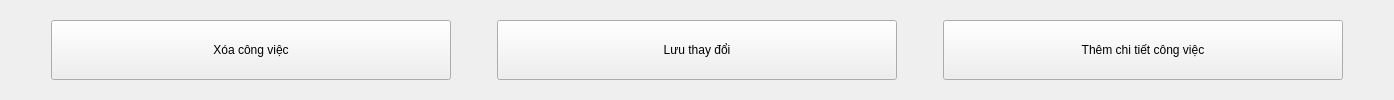
            <widget class="QWidget" name="widget_45" native="true">
             <layout class="QHBoxLayout" name="horizontalLayout_8">
              <item>
               <spacer name="horizontalSpacer_6">
                <property name="orientation">
                 <enum>Qt::Horizontal</enum>
                </property>
                <property name="sizeHint" stdset="0">
                 <size>
                  <width>40</width>
                  <height>20</height>
                 </size>
                </property>
               </spacer>
              </item>
              <item>
               <widget class="QPushButton" name="pushButton">
                <property name="minimumSize">
                 <size>
                  <width>400</width>
                  <height>60</height>
                 </size>
                </property>
                <property name="maximumSize">
                 <size>
                  <width>600</width>
                  <height>60</height>
                 </size>
                </property>
                <property name="text">
                 <string>Xóa công việc</string>
                </property>
                <property name="icon">
                 <iconset resource="resources.qrc">
                  <normaloff>:/icons/icons/delete.svg</normaloff>:/icons/icons/delete.svg</iconset>
                </property>
                <property name="iconSize">
                 <size>
                  <width>40</width>
                  <height>40</height>
                 </size>
                </property>
               </widget>
              </item>
              <item>
               <spacer name="horizontalSpacer_7">
                <property name="orientation">
                 <enum>Qt::Horizontal</enum>
                </property>
                <property name="sizeHint" stdset="0">
                 <size>
                  <width>40</width>
                  <height>20</height>
                 </size>
                </property>
               </spacer>
              </item>
              <item>
               <widget class="QPushButton" name="bt204_2">
                <property name="minimumSize">
                 <size>
                  <width>400</width>
                  <height>60</height>
                 </size>
                </property>
                <property name="maximumSize">
                 <size>
                  <width>600</width>
                  <height>60</height>
                 </size>
                </property>
                <property name="toolTip">
                 <string>Lưu công việc</string>
                </property>
                <property name="text">
                 <string>Lưu thay đổi</string>
                </property>
                <property name="icon">
                 <iconset resource="resources.qrc">
                  <normaloff>:/icons/icons/save.svg</normaloff>:/icons/icons/save.svg</iconset>
                </property>
                <property name="iconSize">
                 <size>
                  <width>40</width>
                  <height>40</height>
                 </size>
                </property>
               </widget>
              </item>
              <item>
               <spacer name="horizontalSpacer_5">
                <property name="orientation">
                 <enum>Qt::Horizontal</enum>
                </property>
                <property name="sizeHint" stdset="0">
                 <size>
                  <width>40</width>
                  <height>20</height>
                 </size>
                </property>
               </spacer>
              </item>
              <item>
               <widget class="QPushButton" name="pushButton_2">
                <property name="minimumSize">
                 <size>
                  <width>400</width>
                  <height>60</height>
                 </size>
                </property>
                <property name="maximumSize">
                 <size>
                  <width>600</width>
                  <height>60</height>
                 </size>
                </property>
                <property name="text">
                 <string>Thêm chi tiết công việc</string>
                </property>
                <property name="icon">
                 <iconset resource="resources.qrc">
                  <normaloff>:/icons/icons/plus.svg</normaloff>:/icons/icons/plus.svg</iconset>
                </property>
                <property name="iconSize">
                 <size>
                  <width>40</width>
                  <height>40</height>
                 </size>
                </property>
               </widget>
              </item>
              <item>
               <spacer name="horizontalSpacer_9">
                <property name="orientation">
                 <enum>Qt::Horizontal</enum>
                </property>
                <property name="sizeHint" stdset="0">
                 <size>
                  <width>40</width>
                  <height>20</height>
                 </size>
                </property>
               </spacer>
              </item>
             </layout>
            </widget>
